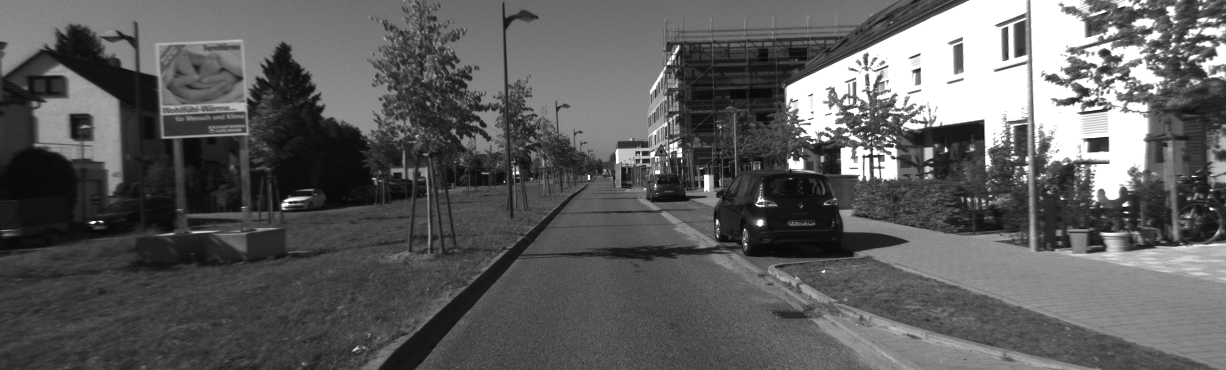
#> input picture KITTI_sequence_1/image_l/000000.png, 1226 x 370 px, found by its file name; its folder holds 4 pictures in this run
$ python VO.py
#> lines starting #> are read from the running program, lines starting #| are printed output that depends on the picture
### lib/visualization/video.py
import cv2
import numpy as np

from lib.visualization.image import put_text, draw_matches

def play_trip(l_frames, r_frames=None, lat_lon=None, timestamps=None, color_mode=False, waite_time=100, win_name="Trip"):
    l_r_mode = r_frames is not None

    if not l_r_mode:
        r_frames = [None]*len(l_frames)

    frame_count = 0
    for i, frame_step in enumerate(zip(l_frames, r_frames)):
        img_l, img_r = frame_step

        if not color_mode:
            img_l = cv2.cvtColor(img_l, cv2.COLOR_GRAY2BGR)
            if img_r is not None:
                img_r = cv2.cvtColor(img_r, cv2.COLOR_GRAY2BGR)


        if img_r is not None:
            img_l = put_text(img_l, "top_center", "Left")
            img_r = put_text(img_r, "top_center", "Right")
            show_image = np.vstack([img_l, img_r])
        else:
            show_image = img_l
        show_image = put_text(show_image, "top_left", "Press ESC to stop")
        show_image = put_text(show_image, "top_right", f"Frame: {frame_count}/{len(l_frames)}")

        if timestamps is not None:
            time = timestamps[i]
            show_image = put_text(show_image, "bottom_right", f"{time}")


        if lat_lon is not None:
            lat, lon = lat_lon[i]
            show_image = put_text(show_image, "bottom_left", f"{lat}, {lon}")

        cv2.imshow(win_name, show_image)

        key = cv2.waitKey(waite_time)
        if key == 27:  # ESC
            break
        frame_count += 1
    cv2.destroyWindow(win_name)


# [8 lines left out: function draw_matches_frame, not called in this run]

### lib/visualization/image.py
import cv2
import numpy as np


def put_text(image, org, text, color=(0, 0, 255), fontScale=0.7, thickness=1, font=cv2.FONT_HERSHEY_SIMPLEX):
    if not isinstance(org, tuple):
        (label_width, label_height), baseline = cv2.getTextSize(text, font, fontScale, thickness)
        org_w = 0
        org_h = 0

        h, w, *_ = image.shape

        place_h, place_w = org.split("_")

        if place_h == "top":
            org_h = label_height
        elif place_h == "bottom":
            org_h = h
        elif place_h == "center":
            org_h = h // 2 + label_height // 2

        if place_w == "left":
            org_w = 0
        elif place_w == "right":
            org_w = w - label_width
        elif place_w == "center":
            org_w = w // 2 - label_width // 2

        org = (org_w, org_h)

    image = cv2.putText(image, text, org, font,
                        fontScale, color, thickness, cv2.LINE_AA)
    return image


# [84 lines left out: functions draw_matches, show_images, draw_face_boxs, create_face_collage, choose_face, not called in this run]

### VO.py
import os
import re
import cv2
import random
import numpy as np
import matplotlib.pyplot as plt

from lib.visualization import plotting
from lib.visualization.video import play_trip

from tqdm import tqdm

class VisualOdometry():
    def __init__(self, data_dir):
        self.K, self.P = self._load_calib(os.path.join(data_dir, "calib.txt"))
        self.gt_poses = self._load_poses(os.path.join(data_dir, "poses.txt"))
        self.images = self._load_images(os.path.join(data_dir, "image_l"))
        self.orb =cv2.ORB_create(3000) # type: ignore
        FLANN_INDEX_LSH = 6
        index_params= dict(algorithm = FLANN_INDEX_LSH,
                           table_number = 6, # 12
                           key_size = 12,     # 20
                           multi_probe_level = 1)   #2
        search_params = dict(checks=50)
        self.flann = cv2.FlannBasedMatcher(indexParams=index_params,searchParams=search_params) # type: ignore

    @staticmethod
    def _load_calib(calib_file):
#> called with calib_file = 'KITTI_sequence_2/calib.txt'
        with open(calib_file, 'r') as f:
#> (reads KITTI_sequence_1/calib.txt from the repository)
            params = np.fromstring(f.readline(), dtype=np.float64, sep=' ')
            P = np.reshape(params, (3, 4))
            K = P[0:3, 0:3]
        return K, P

    @staticmethod
    def _load_poses(poses_file):
#> called with poses_file = 'KITTI_sequence_2/poses.txt'
        poses = []
        with open(poses_file, 'r') as f:
#> (reads KITTI_sequence_1/poses.txt from the repository)
            for line in f.readlines():
                T = np.fromstring(line, dtype=np.float64, sep=' ')
                T = T.reshape(3, 4)
                T = np.vstack((T, [0, 0, 0, 1])) # type: ignore
                poses.append(T)
        return poses

    @staticmethod
    def _load_images(images_dir):
#> called with images_dir = 'KITTI_sequence_2/image_l'
        image_paths = sorted([os.path.join(images_dir, image_name) for image_name in sorted(os.listdir(images_dir))])
        return [cv2.imread(image_path, cv2.IMREAD_GRAYSCALE) for image_path in image_paths]
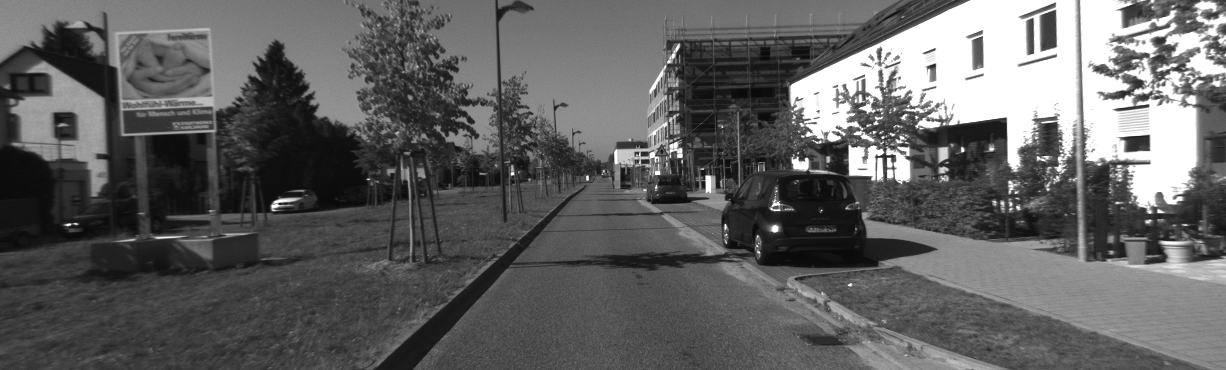
#> input picture KITTI_sequence_1/image_l/000001.png, 1226 x 370 px, found by its file name
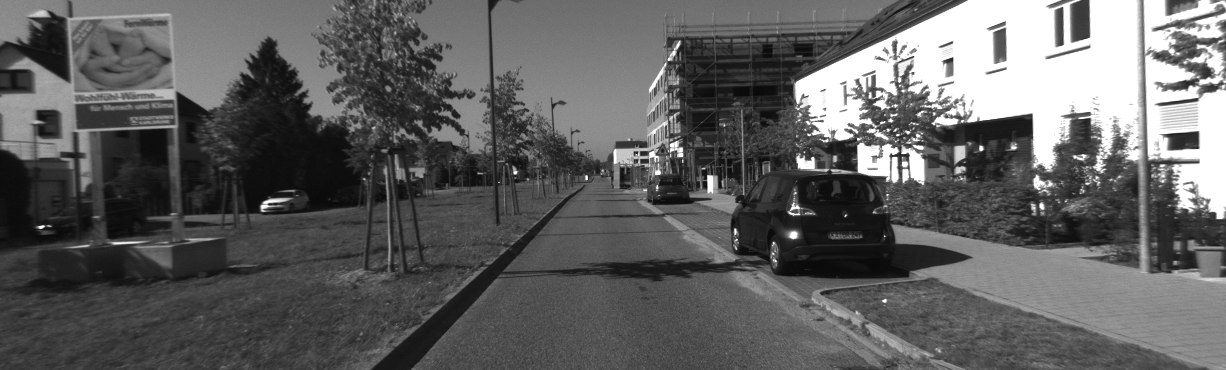
#> input picture KITTI_sequence_1/image_l/000002.png, 1226 x 370 px, found by its file name
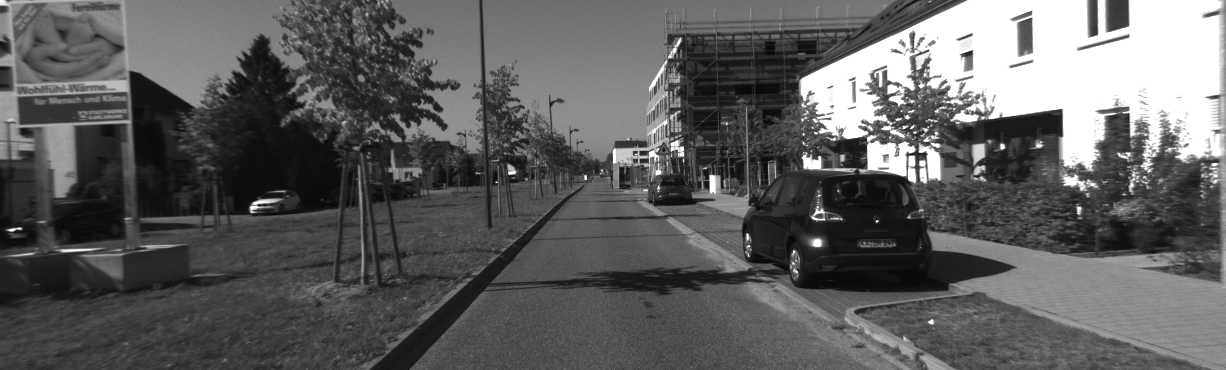
#> input picture KITTI_sequence_1/image_l/000003.png, 1226 x 370 px, found by its file name

    @staticmethod
    def _form_transf(R, t):
        T = np.eye(4, dtype=np.float64)
        T[:3, :3] = R
        T[:3, 3] = t
        return T

    def get_matches(self, i):
        keypoints1, descriptors1 = self.orb.detectAndCompute(self.images[i-1], None) # type: ignore
        keypoints2, descriptors2 = self.orb.detectAndCompute(self.images[i], None)

        matches = self.flann.knnMatch(descriptors1, descriptors2, k=2)

        # Store all good matches as per Lowe's ratio test.
        good = []
        for m, n in matches:
            if m.distance < 0.5*n.distance:
                good.append(m)

        q1 = np.array([keypoints1[m.queryIdx].pt for m in good])
        q2 = np.array([keypoints2[m.trainIdx].pt for m in good])

        draw_params = dict(matchColor = -1, # draw matches in green color
                singlePointColor = None,
                matchesMask = None, # draw only inliers
                flags = 2)

        img3 = cv2.drawMatches(self.images[i], keypoints1, self. images[i-1],keypoints2, good ,None,**draw_params) # type: ignore
        cv2.imshow("image", img3)
        cv2.waitKey(750)
        # plt.imshow(img3, 'gray'),plt.show()
        # plt.imshow(self.images[i]),plt.show()
        # plt.imshow(self.images[i-1]),plt.show()

        return q1, q2

    def get_pose(self, q1, q2):
        Essential, mask = cv2.findEssentialMat(q1, q2, self.K)
        R, t = self.decomp_essential_mat(Essential, q1, q2) # type: ignore

        return self._form_transf(R, t)

    def decomp_essential_mat(self, E, q1, q2):
        R1, R2, t = cv2.decomposeEssentialMat(E)
        T1 = self._form_transf(R1,np.ndarray.flatten(t))
        T2 = self._form_transf(R2,np.ndarray.flatten(t))
        T3 = self._form_transf(R1,np.ndarray.flatten(-t))
        T4 = self._form_transf(R2,np.ndarray.flatten(-t))
        transformations = [T1, T2, T3, T4]

        # Homogenize K
        K = np.concatenate(( self.K, np.zeros((3,1)) ), axis = 1)

        # List of projections
        projections = [K @ T1, K @ T2, K @ T3, K @ T4]

        np.set_printoptions(suppress=True)

        positives = []
        for P, T in zip(projections, transformations):
            hom_Q1 = cv2.triangulatePoints(self.P, P, q1.T, q2.T)
            hom_Q2 = T @ hom_Q1 # type: ignore
            # Un-homogenize
            Q1 = hom_Q1[:3, :] / hom_Q1[3, :] # type: ignore
            Q2 = hom_Q2[:3, :] / hom_Q2[3, :]

            total_sum = sum(Q2[2, :] > 0) + sum(Q1[2, :] > 0)
            relative_scale = np.mean(np.linalg.norm(Q1.T[:-1] - Q1.T[1:], axis=-1)/
                                     np.linalg.norm(Q2.T[:-1] - Q2.T[1:], axis=-1))
            positives.append(total_sum + relative_scale)

        max = np.argmax(positives)
        if (max == 2):
            # print(-t)
            return R1, np.ndarray.flatten(-t)
        elif (max == 3):
            # print(-t)
            return R2, np.ndarray.flatten(-t)
        elif (max == 0):
            # print(t)
            return R1, np.ndarray.flatten(t)
        elif (max == 1):
            # print(t)
            return R2, np.ndarray.flatten(t)

def main():
    data_dir = "KITTI_sequence_2"
    vo = VisualOdometry(data_dir)

    play_trip(vo.images)
#> in play_trip, `r_frames = [None]*len(l_frames)`: r_frames = 4 items
#> the loop in play_trip, `for i, frame_step in enumerate(zip(l_frames, r_frames)):` made 1 pass; (key Esc is pressed on pass 1)
#> pass 1, in put_text (call 2), `image = cv2.putText(image, text, org, font, fontScale, color, thicknes..`:
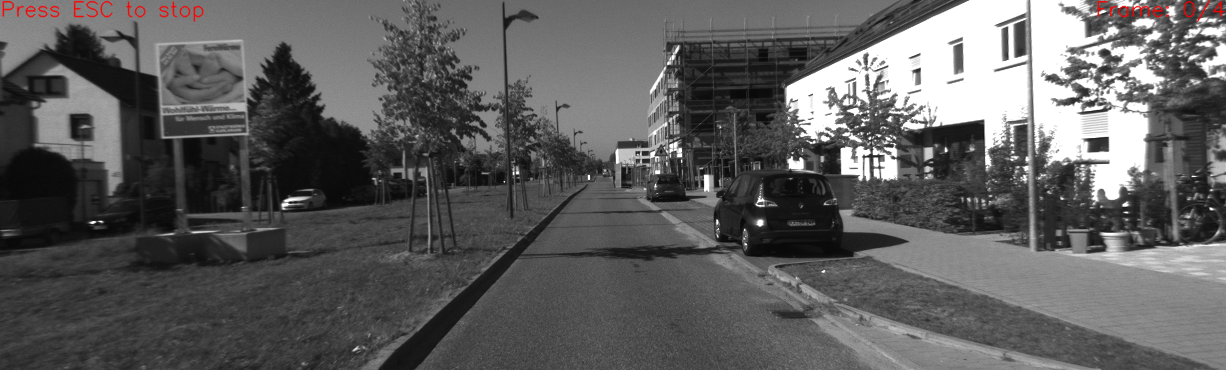
#> image: shape (370, 1226, 3); mean B, G, R 93.2, 93.2, 93.7
#> after the loop in play_trip, `for i, frame_step in enumerate(zip(l_frames, r_frames)):`: frame_count = 0

    gt_path = []
    estimated_path = []
    for i, gt_pose in enumerate(tqdm(vo.gt_poses, unit="pose")):
        if i == 0:
            cur_pose = gt_pose
        else:
            q1, q2 = vo.get_matches(i)
            transf = vo.get_pose(q1, q2)
            cur_pose = np.matmul(cur_pose, np.linalg.inv(transf)) # type: ignore
            print ("\nGround truth pose:\n" + str(gt_pose))
            print ("\n Current pose:\n" + str(cur_pose))
            print ("The current pose used x,y: \n" + str(cur_pose[0,3]) + "   " + str(cur_pose[2,3]) )
        gt_path.append((gt_pose[0, 3], gt_pose[2, 3]))
        estimated_path.append((cur_pose[0, 3], cur_pose[2, 3]))
#> this loop made 5 passes
#> (printed output is left out)
#> pass 2, in get_matches, `img3 = cv2.drawMatches(self.images[i], keypoints1, self. images[i-1],k..`:
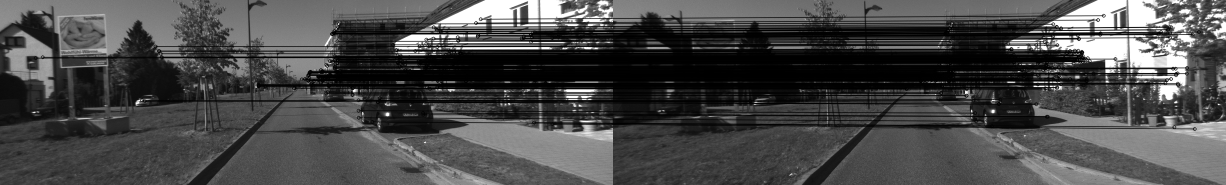
#> img3: shape (370, 2452, 3) (shown at 1/2 size); min 0, max 255, mean 73.2
#> pass 3, in get_matches (call 2), `img3 = cv2.drawMatches(self.images[i], keypoints1, self. images[i-1],k..`:
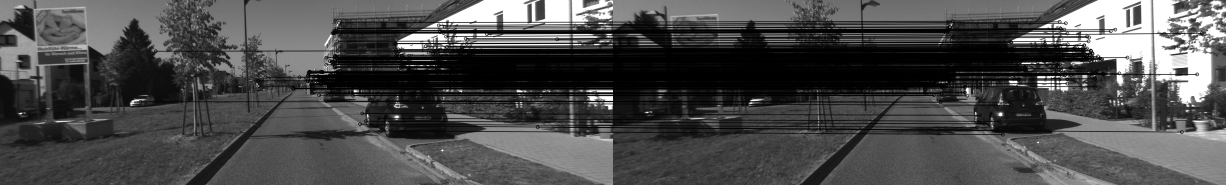
#> img3: shape (370, 2452, 3) (shown at 1/2 size); min 0, max 255, mean 75.9
#> after the loop, estimated_path = [(0, 2.22e-16), (0.0775, 0.995), (0.197, 1.99), (0.234, 2.99)]; gt_path = [(0, 2.22e-16), (-0.014, 1.2), (-0.0279, 2.38), (-0.0418, 3.58)]

    plotting.visualize_paths(gt_path, estimated_path, "Visual Odometry", file_out=os.path.basename(data_dir) + ".html")

if __name__ == "__main__":
#> (the run stopped early here; a loop or call above may not have finished)
